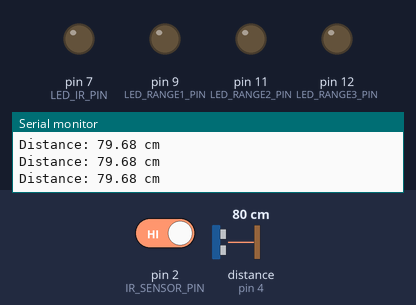
Recording of a sketch running on a simulated Arduino Nano, built with avr-gcc and run on an emulated ATmega328P. On the bench: output pins drawn as LEDs (lit = HIGH), the last lines printed to the serial monitor. Wiring (inferred from the names in the program): ultrasonic range finder: trigger pin 6; echo pin 4. The inputs (shaded band) are chosen by the test bench; at power-on: distance to the obstacle (sensor on pin 4) 80 cm, pin 2 (IR_SENSOR_PIN) HIGH. The echo pulse lasts 58.3 µs per cm; pins used as bus, display or sensor lines are not drawn.

Above: at 1.2 s.
1.3 s: distance to the obstacle (sensor on pin 4) set to 33 cm
2.8 s: distance to the obstacle (sensor on pin 4) set to 29 cm
At 4.0 s:
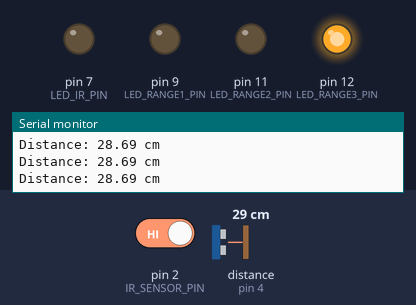
4.3 s: pin 2 (IR_SENSOR_PIN) driven LOW
At 5.5 s:
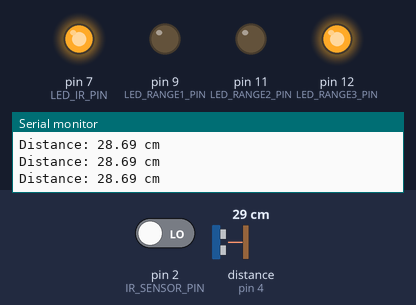
5.8 s: distance to the obstacle (sensor on pin 4) set to 60 cm
At 6.8 s:
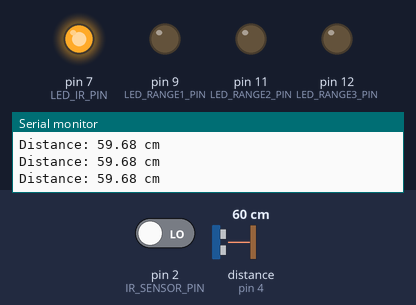
7.3 s: distance to the obstacle (sensor on pin 4) set to 4 cm
At 8.0 s:
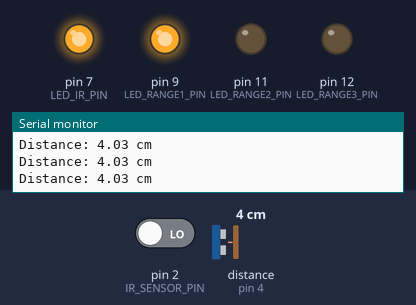
8.8 s: distance to the obstacle (sensor on pin 4) set to 9 cm
At 9.4 s:
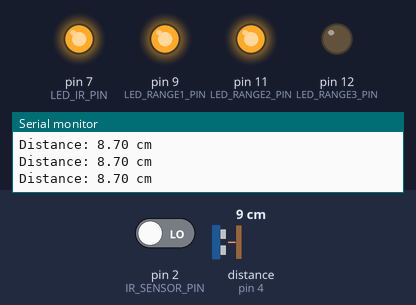
Timing chart, 0 to 11.3 s (numbered marks = the images above; inputs shaded):
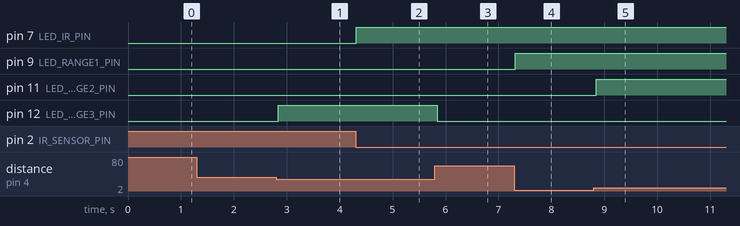

The sketch:

Glowey.ino
```cpp
/*
 * Dual Sensor LED Control - Arduino Nano
 * =======================================
 *
 * 1. IR Sensor:
 *    - Input: D2
 *    - Output: LED at D8 (lights up for 3 seconds when detected)
 *
 * 2. Ultrasonic Sensor (HC-SR04):
 *    - TRIG: D6, ECHO: D4
 *    - Range 0-15cm:  LED at D9 lights up
 *    - Range 7-23cm:  LED at D11 lights up
 *    - Range 15-30cm: LED at D12 lights up
 */

// ===== PIN DEFINITIONS =====
const int IR_SENSOR_PIN = 2;
const int LED_IR_PIN    = 7;

const int TRIG_PIN      = 6; // Updated to pin 6
const int ECHO_PIN      = 4;
const int LED_RANGE1_PIN = 9;   // 0-15cm
const int LED_RANGE2_PIN = 11;  // 7-23cm
const int LED_RANGE3_PIN = 12;  // 15-30cm

// ===== CONSTANTS =====
const unsigned long IR_TIMER_DURATION = 3000; // 3 seconds

// ===== GLOBALS =====
unsigned long irLedOnTime = 0; // Stores the timestamp of last IR detection

// ===== SETUP =====
void setup() {
  Serial.begin(9600);

  // IR Sensor pins
  pinMode(IR_SENSOR_PIN, INPUT);
  pinMode(LED_IR_PIN,    OUTPUT);

  // Ultrasonic Sensor pins
  pinMode(TRIG_PIN,      OUTPUT);
  pinMode(ECHO_PIN,      INPUT);
  pinMode(LED_RANGE1_PIN, OUTPUT);
  pinMode(LED_RANGE2_PIN, OUTPUT);
  pinMode(LED_RANGE3_PIN, OUTPUT);

  Serial.println(F("System Initialized"));
  Serial.println(F("Monitoring IR and Ultrasonic sensors..."));
}

// ===== MAIN LOOP =====
void loop() {
  handleIRSensor();
  handleUltrasonicSensor();
  checkIRTimer();

  delay(50); // Reduced delay for more responsive detection
}

// ===== IR SENSOR HANDLER =====
void handleIRSensor() {
  // Most IR proximity sensors (like HW-201) output LOW when an object is detected
  int irValue = digitalRead(IR_SENSOR_PIN);

  if (irValue == LOW) {
    digitalWrite(LED_IR_PIN, HIGH);
    irLedOnTime = millis(); // Refresh/Set the timer
  }
}

// ===== CHECK IR TIMER =====
void checkIRTimer() {
  // If the LED is ON and time has passed the duration, turn it OFF
  if (irLedOnTime > 0 && (millis() - irLedOnTime >= IR_TIMER_DURATION)) {
    digitalWrite(LED_IR_PIN, LOW);
    irLedOnTime = 0; // Reset timer
  }
}

// ===== ULTRASONIC SENSOR HANDLER =====
void handleUltrasonicSensor() {
  float distance = measureDistance();

  // Serial output for debugging
  if (distance > 0 && distance < 400) {
    Serial.print(F("Distance: "));
    Serial.print(distance);
    Serial.println(F(" cm"));
  }

  // --- Range Logic ---

  // Range 1: 0-15 cm -> Pin D9
  if (distance >= 0 && distance <= 13) {
    digitalWrite(LED_RANGE1_PIN, HIGH);
  } else {
    digitalWrite(LED_RANGE1_PIN, LOW);
  }

  // Range 2: 7-23 cm -> Pin D11
  if (distance >= 7 && distance <= 23) {
    digitalWrite(LED_RANGE2_PIN, HIGH);
  } else {
    digitalWrite(LED_RANGE2_PIN, LOW);
  }

  // Range 3: 15-30 cm -> Pin D12
  if (distance >= 17 && distance <= 30) {
    digitalWrite(LED_RANGE3_PIN, HIGH);
  } else {
    digitalWrite(LED_RANGE3_PIN, LOW);
  }
}

// ===== DISTANCE MEASUREMENT FUNCTION =====
float measureDistance() {
  digitalWrite(TRIG_PIN, LOW);
  delayMicroseconds(2);
  digitalWrite(TRIG_PIN, HIGH);
  delayMicroseconds(10);
  digitalWrite(TRIG_PIN, LOW);

  // pulseIn returns the duration in microseconds
  long duration = pulseIn(ECHO_PIN, HIGH, 30000); // 30ms timeout

  if (duration == 0) return 999; // No echo detected

  // Speed of sound is ~0.0343 cm/us. Distance = (time * speed) / 2
  float distance = (duration * 0.0343) / 2.0;
  return distance;
}
```

Measured:
- the behaviour switches between 31 and 30 cm on distance to the obstacle (sensor on pin 4) (found by bisection; images 0 and 1)
- after the input at 2.8 s, pin 12 (LED_RANGE3_PIN): LOW → HIGH at once
- after the input at 4.3 s, pin 7 (LED_IR_PIN): LOW → HIGH at once
- after the input at 5.8 s, pin 12 (LED_RANGE3_PIN): HIGH → LOW at once
- after the input at 7.3 s, pin 9 (LED_RANGE1_PIN): LOW → HIGH at once
- after the input at 8.8 s, pin 11 (LED_RANGE2_PIN): LOW → HIGH after 0.05 s
